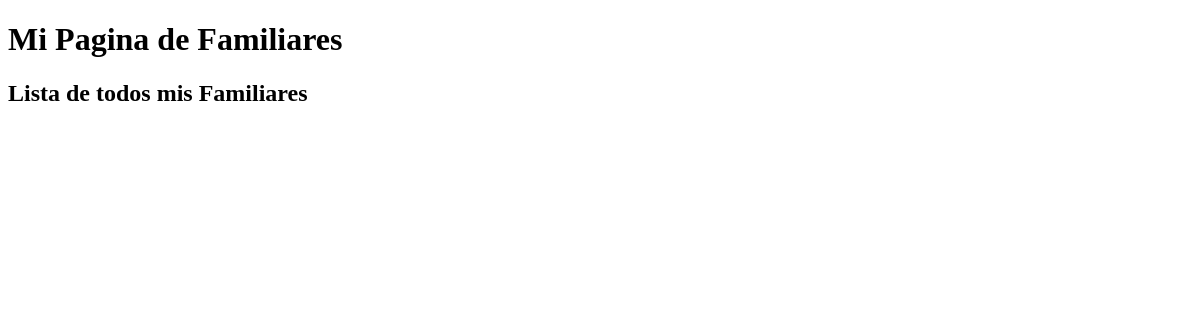
Page /mi-familia/ on the earlier database version.
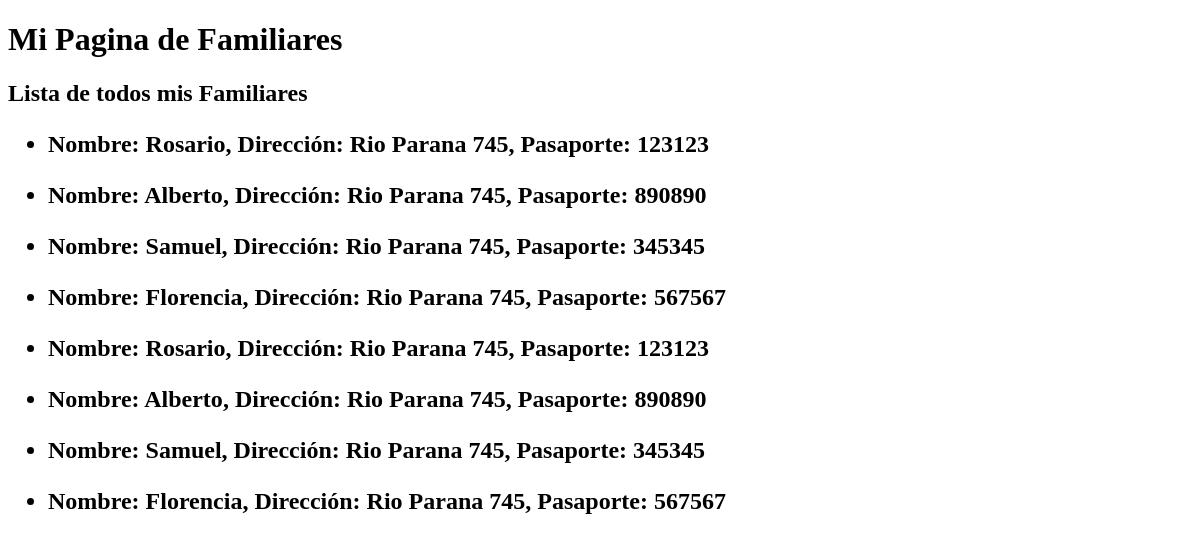
Same page on the later database version.
### ejemplo/models.py (models this page shows, shortened)
class Familiar(models.Model):
      nombre = models.CharField(max_length=100)
      direccion = models.CharField(max_length=200)
      numero_pasaporte = models.IntegerField()

### ejemplo/views.py (the view)
# urls.py: path('mi-familia/', monstrar_familiares), # nueva vista
def monstrar_familiares(request):
  lista_familiares = Familiar.objects.all()
  return render(request, "ejemplo/familiares.html", {"lista_familiares": lista_familiares})

### ejemplo/templates/ejemplo/familiares.html
{% extends 'ejemplo/base.html' %}
{% block titulo%}
    Lista de todos mis Familiares {% endblock %}
{% block contenido %}
  {% for familiar in lista_familiares %}
      <ul>
          <li> Nombre: {{familiar.nombre}}, Dirección: {{familiar.direccion}}, Pasaporte: {{familiar.numero_pasaporte}}</li>
      </ul>
  {% endfor %}
{% endblock %}

### ejemplo/templates/ejemplo/base.html (shortened to what this page needs)
<!DOCTYPE html>
<html lang="en">
<head>
</head>
<body>
    <h1> Mi Pagina de Familiares </h1>
    <h2>{% block titulo %}{% endblock %}<h2>
    {% block contenido %}{% endblock %}
</body>
</html>

Differences in the rows shown:
added Familiar: nombre "Rosario", direccion "Rio Parana 745", numero_pasaporte "123123"
added Familiar: nombre "Alberto", direccion "Rio Parana 745", numero_pasaporte "890890"
added Familiar: nombre "Samuel", direccion "Rio Parana 745", numero_pasaporte "345345"
added Familiar: nombre "Florencia", direccion "Rio Parana 745", numero_pasaporte "567567"
added Familiar: nombre "Rosario", direccion "Rio Parana 745", numero_pasaporte "123123"
added Familiar: nombre "Alberto", direccion "Rio Parana 745", numero_pasaporte "890890"
added Familiar: nombre "Samuel", direccion "Rio Parana 745", numero_pasaporte "345345"
added Familiar: nombre "Florencia", direccion "Rio Parana 745", numero_pasaporte "567567"
